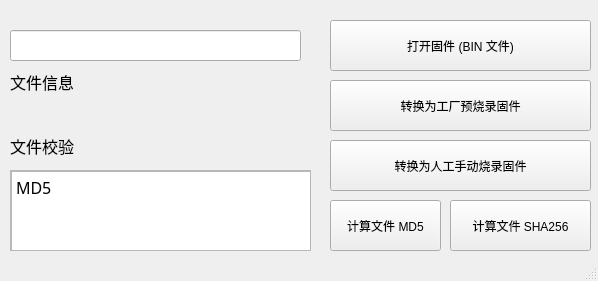
<?xml version="1.0" encoding="UTF-8"?>
<ui version="4.0">
 <class>MainWindow</class>
 <widget class="QMainWindow" name="MainWindow">
  <property name="geometry">
   <rect>
    <x>0</x>
    <y>0</y>
    <width>598</width>
    <height>281</height>
   </rect>
  </property>
  <property name="windowTitle">
   <string>MainWindow</string>
  </property>
  <widget class="QWidget" name="centralwidget">
   <widget class="QPushButton" name="pushButton_2">
    <property name="geometry">
     <rect>
      <x>330</x>
      <y>80</y>
      <width>261</width>
      <height>51</height>
     </rect>
    </property>
    <property name="text">
     <string>转换为工厂预烧录固件</string>
    </property>
   </widget>
   <widget class="QPushButton" name="pushButton_3">
    <property name="geometry">
     <rect>
      <x>330</x>
      <y>140</y>
      <width>261</width>
      <height>51</height>
     </rect>
    </property>
    <property name="text">
     <string>转换为人工手动烧录固件</string>
    </property>
   </widget>
   <widget class="QLabel" name="label">
    <property name="geometry">
     <rect>
      <x>10</x>
      <y>130</y>
      <width>91</width>
      <height>31</height>
     </rect>
    </property>
    <property name="font">
     <font>
      <pointsize>12</pointsize>
     </font>
    </property>
    <property name="text">
     <string>文件校验</string>
    </property>
   </widget>
   <widget class="QScrollArea" name="scrollArea">
    <property name="geometry">
     <rect>
      <x>10</x>
      <y>170</y>
      <width>301</width>
      <height>81</height>
     </rect>
    </property>
    <property name="widgetResizable">
     <bool>true</bool>
    </property>
    <widget class="QWidget" name="scrollAreaWidgetContents">
     <property name="geometry">
      <rect>
       <x>0</x>
       <y>0</y>
       <width>299</width>
       <height>79</height>
      </rect>
     </property>
     <widget class="QTextEdit" name="textEdit">
      <property name="geometry">
       <rect>
        <x>0</x>
        <y>0</y>
        <width>301</width>
        <height>81</height>
       </rect>
      </property>
      <property name="font">
       <font>
        <family>微软雅黑</family>
        <pointsize>14</pointsize>
       </font>
      </property>
      <property name="html">
       <string>&lt;!DOCTYPE HTML PUBLIC &quot;-//W3C//DTD HTML 4.0//EN&quot; &quot;http://www.w3.org/TR/REC-html40/strict.dtd&quot;&gt;
&lt;html&gt;&lt;head&gt;&lt;meta name=&quot;qrichtext&quot; content=&quot;1&quot; /&gt;&lt;style type=&quot;text/css&quot;&gt;
p, li { white-space: pre-wrap; }
&lt;/style&gt;&lt;/head&gt;&lt;body style=&quot; font-family:'微软雅黑'; font-size:14pt; font-weight:400; font-style:normal;&quot;&gt;
&lt;p style=&quot; margin-top:0px; margin-bottom:0px; margin-left:0px; margin-right:0px; -qt-block-indent:0; text-indent:0px;&quot;&gt;&lt;span style=&quot; font-family:'SimSun'; font-size:12pt;&quot;&gt;MD5&lt;/span&gt;&lt;/p&gt;&lt;/body&gt;&lt;/html&gt;</string>
      </property>
     </widget>
    </widget>
   </widget>
   <widget class="QPushButton" name="pushButton_4">
    <property name="geometry">
     <rect>
      <x>330</x>
      <y>200</y>
      <width>111</width>
      <height>51</height>
     </rect>
    </property>
    <property name="text">
     <string>计算文件 MD5</string>
    </property>
   </widget>
   <widget class="QPushButton" name="pushButton_5">
    <property name="geometry">
     <rect>
      <x>450</x>
      <y>200</y>
      <width>141</width>
      <height>51</height>
     </rect>
    </property>
    <property name="text">
     <string>计算文件 SHA256</string>
    </property>
   </widget>
   <widget class="QLabel" name="label_2">
    <property name="geometry">
     <rect>
      <x>10</x>
      <y>70</y>
      <width>251</width>
      <height>51</height>
     </rect>
    </property>
    <property name="font">
     <font>
      <family>Noto Sans CJK SC</family>
      <pointsize>12</pointsize>
     </font>
    </property>
    <property name="text">
     <string>文件信息</string>
    </property>
    <property name="alignment">
     <set>Qt::AlignLeading|Qt::AlignLeft|Qt::AlignTop</set>
    </property>
   </widget>
   <widget class="QLineEdit" name="lineEdit">
    <property name="geometry">
     <rect>
      <x>10</x>
      <y>30</y>
      <width>291</width>
      <height>31</height>
     </rect>
    </property>
   </widget>
   <widget class="QPushButton" name="pushButton">
    <property name="geometry">
     <rect>
      <x>330</x>
      <y>20</y>
      <width>261</width>
      <height>51</height>
     </rect>
    </property>
    <property name="text">
     <string>打开固件 (BIN 文件)</string>
    </property>
   </widget>
  </widget>
  <widget class="QStatusBar" name="statusbar"/>
 </widget>
 <resources/>
 <connections/>
</ui>
